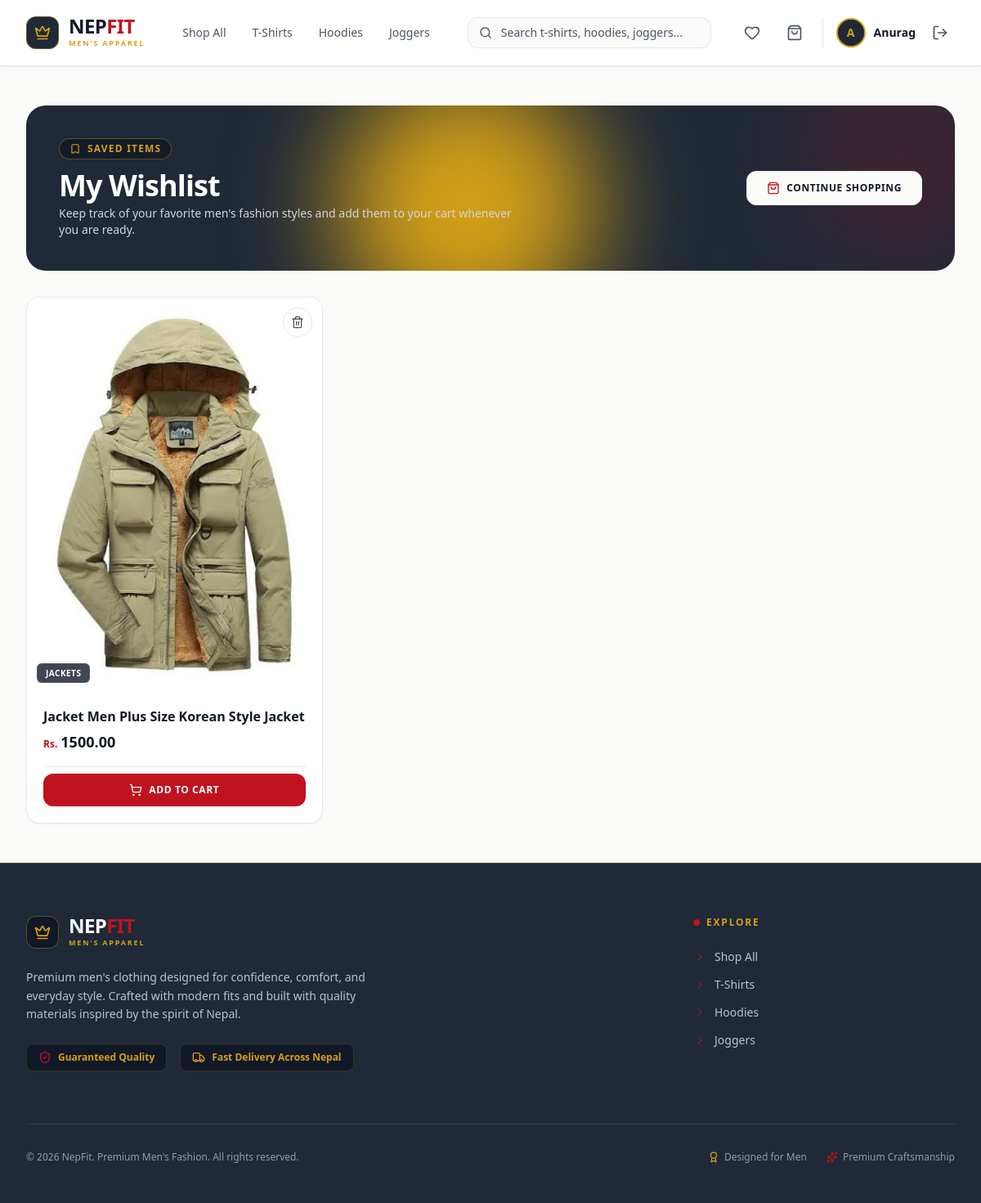
The page /wishlist/ (signed in) on the database its author committed.
### nf_app/models.py (models this page shows, shortened)
class User(AbstractUser):
    phone = models.CharField(max_length=20, blank=True)
    address = models.TextField(blank=True)
    profile_picture = models.ImageField(upload_to='images/user/', blank=True, null=True)

class Wishlist(models.Model):
    customer = models.ForeignKey(User, on_delete=models.CASCADE, related_name='wishlist_items')
    product = models.ForeignKey(Product, on_delete=models.CASCADE)
    added_at = models.DateTimeField(auto_now_add=True)
    class Meta:
        unique_together = ('customer', 'product')

class Product(models.Model):
    class Category(models.TextChoices):
        SHIRTS = 'shirts', 'Shirts'
        T_SHIRTS = 't_shirts', 'T-Shirts'
        PANTS = 'pants', 'Pants'
        HOODIES = 'hoodies', 'Hoodies'
        JACKETS = 'jackets', 'Jackets'
        SWEATSHIRTS = 'sweatshirts', 'Sweatshirts'
        JOGGERS = 'joggers', 'Joggers'
        SHORTS = 'shorts', 'Shorts'
    class Size(models.TextChoices):
        SMALL = 'S', 'Small'
        MEDIUM = 'M', 'Medium'
        LARGE = 'L', 'Large'
        XLARGE = 'XL', 'Extra Large'
        XXLARGE = 'XXL', 'Double Extra Large'
    name = models.CharField(max_length=255)
    brand = models.CharField(max_length=100, default='NepFit', help_text="Brand name (e.g., NepFit)")
    category = models.CharField(max_length=30, choices=Category.choices)
    size = models.CharField(max_length=10, choices=Size.choices, default=Size.MEDIUM, help_text="Default size for this product")
    description = models.TextField(help_text="Product details, fabric materials, and sizing guide.")
    price = models.DecimalField(max_digits=10, decimal_places=2)
    stock = models.PositiveIntegerField(default=10)
    product_image = models.ImageField(upload_to='images/products/')
    is_active = models.BooleanField(default=True)
    created_at = models.DateTimeField(auto_now_add=True)

### nf_app/views/wishlist_view.py (the view)
# urls.py: path('wishlist/', wishlist_view, name='wishlist'),
@login_required
def wishlist_view(request):
    if request.user.is_staff:
        messages.error(request, "You are not authorized to access the wishlist.")
        return redirect('home')
    wishlist_items = Wishlist.objects.filter(customer=request.user).select_related('product')
    return render(request, 'main/wishlist_page.html', {'wishlist_items': wishlist_items})

### nf_app/templates/main/wishlist_page.html (shortened to what this page needs)
<!DOCTYPE html>
<html lang="en">
<head>
    {% load static %}
    <link href="{% static 'css/styles.css' %}" rel="stylesheet" />
</head>
<body class="bg-[#FAFAF9] font-sans min-h-screen flex flex-col text-[#111827] antialiased">
    {% include 'components/_navbar.html' %}
    <main class="flex-grow max-w-7xl w-full mx-auto px-4 sm:px-6 lg:px-8 py-8 lg:py-12 space-y-8">
        <div class="bg-[#1F2937] text-white rounded-3xl p-6 sm:p-10 relative overflow-hidden shadow-sm">
            <div class="absolute left-1/3 -bottom-20 w-80 h-80 rounded-full bg-[#D4A017] opacity-15 blur-3xl pointer-events-none"></div>
            <div class="relative z-10 flex flex-col md:flex-row md:items-center justify-between gap-6">
                <div>
                    <div class="inline-flex items-center gap-2 px-3 py-1 rounded-full bg-[#111827]/80 backdrop-blur-md border border-[#D4A017]/40 text-[#D4A017] text-xs font-bold uppercase tracking-widest mb-3">
                        <i data-lucide="bookmark" class="w-3.5 h-3.5"></i>
                        Saved Items
                    </div>
                    <h1 class="text-2xl sm:text-4xl font-extrabold text-white tracking-tight">My Wishlist</h1>
                    <p class="text-xs sm:text-sm text-gray-300 mt-1 max-w-xl">
                        Keep track of your favorite men's fashion styles and add them to your cart whenever you are ready.
                    </p>
                </div>
                <a href="/products/" class="self-start md:self-auto bg-[#FAFAF9] hover:bg-[#E5E7EB] text-[#111827] font-bold py-3 px-6 rounded-xl transition-all text-xs uppercase tracking-wider flex items-center gap-2 border border-[#E5E7EB] shadow-xs">
                    <i data-lucide="shopping-bag" class="w-4 h-4 text-[#C1121F]"></i>
                    Continue Shopping
                </a>
            </div>
        </div>
        <div class="w-full">
            {% if wishlist_items %}
                <div class="grid grid-cols-1 sm:grid-cols-2 lg:grid-cols-3 xl:grid-cols-4 gap-6">
                    {% for item in wishlist_items %}
                        <div class="bg-[#FFFFFF] border border-[#E5E7EB] rounded-2xl overflow-hidden shadow-sm hover:shadow-md transition-all duration-300 flex flex-col group relative">
                            <a href="/wishlist/remove/{{ item.product.id }}/"
                               class="absolute top-3 right-3 z-10 w-9 h-9 rounded-full bg-[#FFFFFF]/90 hover:bg-[#B91C1C] text-[#4B5563] hover:text-white border border-[#E5E7EB] hover:border-[#B91C1C] flex items-center justify-center transition-all shadow-xs"
                               title="Remove from Wishlist">
                                <i data-lucide="trash-2" class="w-4 h-4"></i>
                            </a>
                            <a href="/products/{{ item.product.id }}/" class="block relative aspect-4/5 bg-[#FAFAF9] overflow-hidden">
                                {% if item.product.product_image %}
                                    <img src="{{ item.product.product_image.url }}"
                                         alt="{{ item.product.name }}"
                                         class="w-full h-full object-cover object-center group-hover:scale-105 transition-transform duration-500">
                                {% else %}
                                    <div class="w-full h-full flex flex-col items-center justify-center text-[#4B5563]">
                                        <i data-lucide="shirt" class="w-12 h-12 stroke-1 mb-1"></i>
                                        <span class="text-[10px] uppercase font-semibold">No Image</span>
                                    </div>
                                {% endif %}
                                {% if item.product.get_category_display %}
                                    <div class="absolute bottom-3 left-3">
                                        <span class="bg-[#111827]/80 backdrop-blur-md text-white text-[10px] font-bold uppercase tracking-wider px-2.5 py-1 rounded-md border border-white/10">
                                            {{ item.product.get_category_display }}
                                        </span>
                                    </div>
                                {% endif %}
                            </a>
                            <div class="p-5 flex flex-col flex-grow justify-between space-y-4">
                                <div class="space-y-1.5">
                                    <a href="/products/{{ item.product.id }}/" class="block">
                                        <h3 class="font-bold text-[#111827] text-base leading-snug group-hover:text-[#C1121F] transition-colors line-clamp-2">
                                            {{ item.product.name }}
                                        </h3>
                                    </a>
                                    <div class="flex items-baseline gap-1">
                                        <span class="text-xs font-bold text-[#C1121F]">Rs.</span>
                                        <span class="text-lg font-extrabold text-[#111827]">{{ item.product.price|floatformat:2 }}</span>
                                    </div>
                                </div>
                                <div class="pt-2 border-t border-[#E5E7EB]">
                                    {% if item.product.stock > 0 %}
                                        <a href="/cart/add/{{ item.product.id }}/"
                                           class="w-full bg-[#C1121F] hover:bg-[#9B0D18] text-white font-bold py-3 px-4 rounded-xl transition-all flex items-center justify-center gap-2 text-xs uppercase tracking-wider shadow-xs">
                                            <i data-lucide="shopping-cart" class="w-4 h-4"></i>
                                            <span>Add to Cart</span>
                                        </a>
                                    {% endif %}
                                </div>
                            </div>
                        </div>
                    {% endfor %}
                </div>
            {% endif %}
        </div>
    </main>
    {% include 'components/_footer.html' %}
</body>
</html>

### nf_app/templates/components/_navbar.html (shortened to what this page needs)
<header class="sticky top-0 z-50 bg-[#FFFFFF] border-b border-[#E5E7EB] shadow-sm">
    <nav class="max-w-7xl mx-auto px-4 sm:px-6 lg:px-8">
        <div class="flex items-center justify-between h-20 gap-4 md:gap-8">
            <div class="flex items-center gap-8">
                <a href="/" class="flex items-center gap-3 group">
                    <div class="w-10 h-10 rounded-xl bg-[#1F2937] flex items-center justify-center border border-[#D4A017]/40 shadow-sm group-hover:border-[#C1121F] transition-colors">
                        <i data-lucide="crown" class="w-5 h-5 text-[#D4A017] group-hover:text-[#C1121F] transition-colors"></i>
                    </div>
                    <div class="flex flex-col">
                        <span class="text-2xl font-black tracking-tight text-[#111827] leading-none uppercase">Nep<span class="text-[#C1121F]">Fit</span></span>
                        <span class="text-[9px] font-bold tracking-[0.2em] text-[#D4A017] uppercase mt-0.5">Men's Apparel</span>
                    </div>
                </a>
                <div class="hidden lg:flex items-center gap-1 font-medium">
                    <a href="/products/" class="{% if request.path == '/products/' and not request.GET.category %}text-[#C1121F] bg-[#C1121F]/10 font-bold{% else %}text-[#4B5563] hover:text-[#111827] hover:bg-[#FAFAF9]{% endif %} px-3.5 py-2 rounded-lg text-sm transition-all">Shop All</a>
                    <a href="/products/?category=t_shirts" class="{% if request.GET.category == 't_shirts' %}text-[#C1121F] bg-[#C1121F]/10 font-bold{% else %}text-[#4B5563] hover:text-[#111827] hover:bg-[#FAFAF9]{% endif %} px-3.5 py-2 rounded-lg text-sm transition-all">T-Shirts</a>
                    <a href="/products/?category=hoodies" class="{% if request.GET.category == 'hoodies' %}text-[#C1121F] bg-[#C1121F]/10 font-bold{% else %}text-[#4B5563] hover:text-[#111827] hover:bg-[#FAFAF9]{% endif %} px-3.5 py-2 rounded-lg text-sm transition-all">Hoodies</a>
                    <a href="/products/?category=joggers" class="{% if request.GET.category == 'joggers' %}text-[#C1121F] bg-[#C1121F]/10 font-bold{% else %}text-[#4B5563] hover:text-[#111827] hover:bg-[#FAFAF9]{% endif %} px-3.5 py-2 rounded-lg text-sm transition-all">Joggers</a>
                </div>
            </div>
            <div class="hidden sm:block flex-1 max-w-md">
                <form action="/products/" method="GET" class="relative m-0">
                    <div class="absolute inset-y-0 left-0 pl-3.5 flex items-center pointer-events-none">
                    </div>
                    <input type="text" name="q" value="{{ request.GET.q|default:'' }}" placeholder="Search t-shirts, hoodies, joggers..." class="w-full pl-10 pr-4 py-2 border border-[#E5E7EB] rounded-xl bg-[#FAFAF9] text-sm text-[#111827] placeholder-[#4B5563] focus:outline-none focus:border-[#C1121F] focus:bg-[#FFFFFF] focus:ring-2 focus:ring-[#C1121F]/10 transition-all">
                </form>
            </div>
            <div class="flex items-center gap-2 sm:gap-4">
                {% if not request.user.is_staff %}
                    <a href="/wishlist/" class="p-2 text-[#4B5563] hover:text-[#C1121F] hover:bg-[#FAFAF9] rounded-lg transition relative">
                        <i data-lucide="heart" class="w-5 h-5"></i>
                    </a>
                    <a href="/cart/" class="p-2 text-[#4B5563] hover:text-[#C1121F] hover:bg-[#FAFAF9] rounded-lg transition relative">
                        <i data-lucide="shopping-bag" class="w-5 h-5"></i>
                    </a>
                {% endif %}
                {% if user.is_authenticated %}
                    <div class="flex items-center gap-3 border-l border-[#E5E7EB] pl-3 sm:pl-4">
                        <a href="/profile/" class="flex items-center gap-2.5 group">
                            <div class="w-9 h-9 rounded-full overflow-hidden border-2 border-[#D4A017] bg-[#1F2937] group-hover:border-[#C1121F] transition-colors shadow-sm">
                                {% if user.profile_picture %}
                                    <img src="{{ user.profile_picture.url }}" alt="{{ user.username }}" class="w-full h-full object-cover">
                                {% else %}
                                    <div class="w-full h-full flex items-center justify-center text-[#D4A017] font-bold text-sm bg-[#1F2937]">
                                        <span>{{ user.username|slice:":1"|upper }}</span>
                                    </div>
                                {% endif %}
                            </div>
                            <span class="hidden md:inline-block text-sm font-bold text-[#111827] group-hover:text-[#C1121F] transition-colors max-w-[110px] truncate">
                                {{ user.username }}
                            </span>
                        </a>
                        <a href="/logout/" class="p-2 text-[#4B5563] hover:text-[#B91C1C] hover:bg-[#FAFAF9] rounded-lg transition" title="Logout">
                            <i data-lucide="log-out" class="w-5 h-5"></i>
                        </a>
                    </div>
                {% endif %}
            </div>
        </div>
    </nav>
</header>

### rows shown on the page
User: username "A", username "Anurag"
Wishlist: product.product_image (picture), product.category "JACKETS", product.name "Jacket Men Plus Size Korean Style Jacket", product.price "1500.00"
